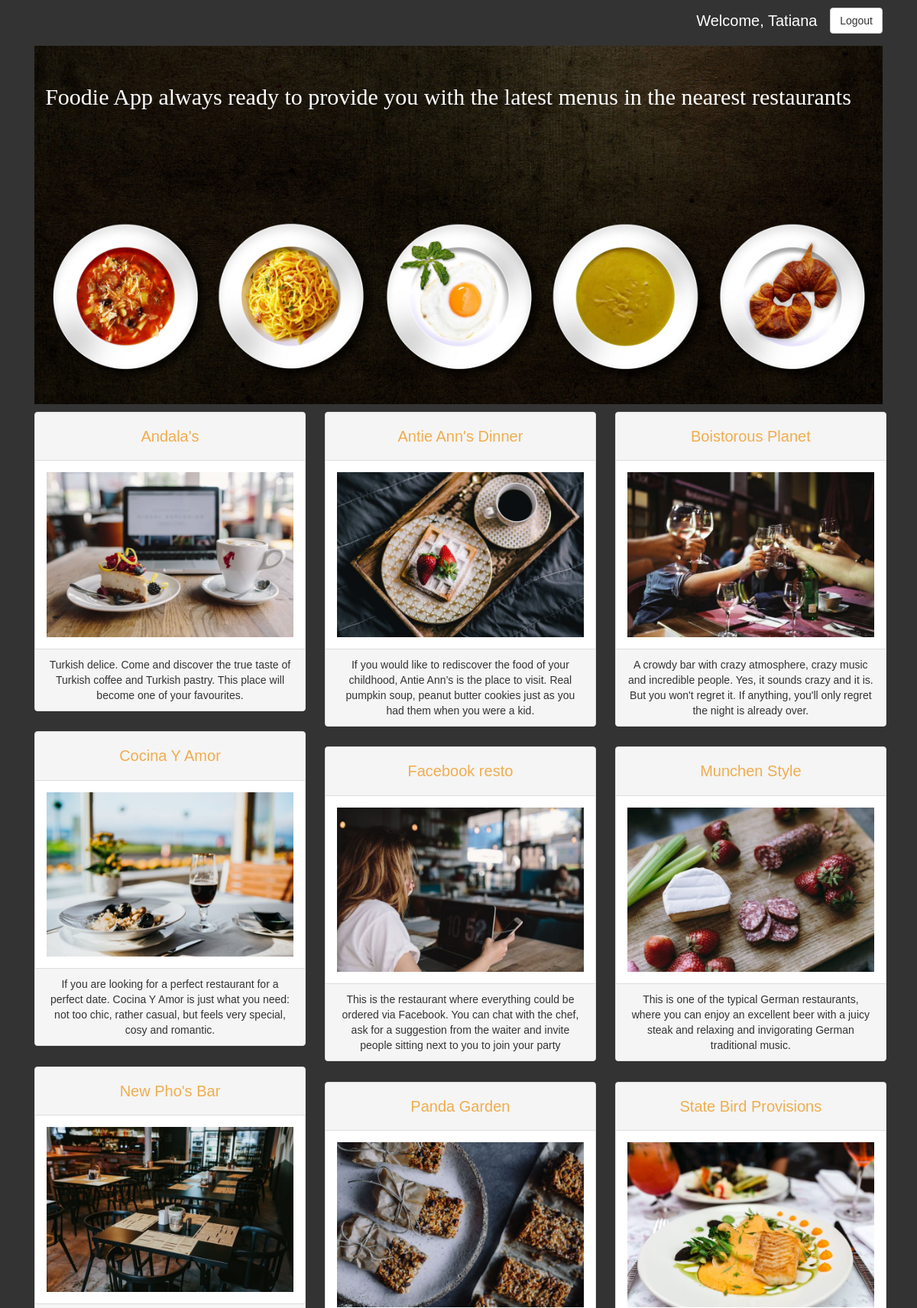
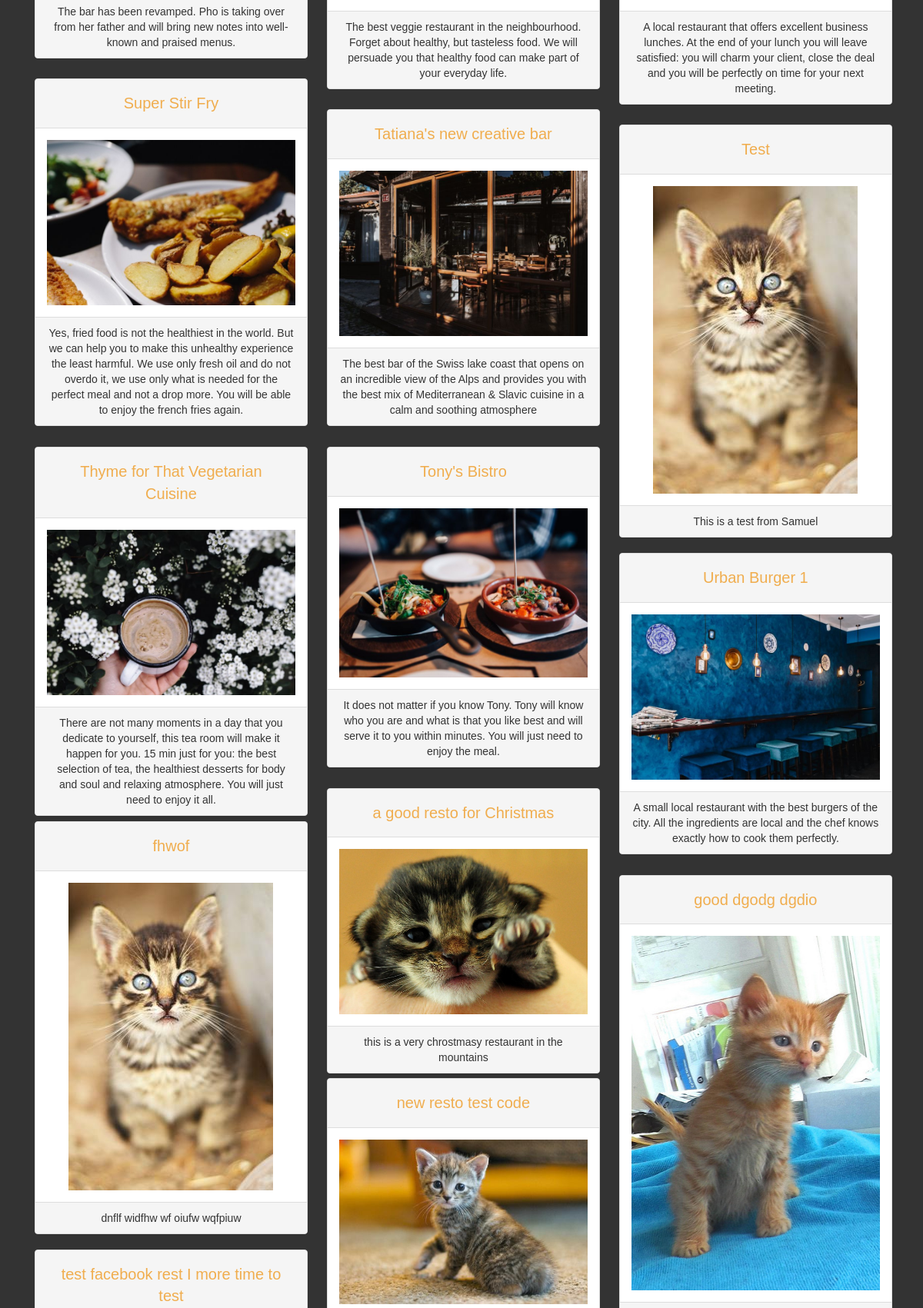
The app's page /restos/ (signed in, upper part) with its own data (2 pictures, top to bottom).
### database_setup_fn.py (models this page shows, shortened)
class Restaurant(Base):
    __tablename__ = 'restaurant'
    id = Column(Integer, primary_key=True)
    name = Column(String(250), nullable=False)
    user_id = Column(Integer, ForeignKey('user.id'))
    user = relationship(User)
    description = Column(String(250))
    image = Column(String(250))

### finalproject.py (the view)
@app.route('/')
@app.route('/restos/')
def showallrestaurants():
    restaurants = session.query(Restaurant).order_by(Restaurant.name).all()
    if 'username' not in login_session:
        return render_template('public_allrestos.html', restos=restaurants)
    else:
        user = session.query(User).\
            filter_by(name=login_session['username']).one()
        return render_template('allrestos.html', restos=restaurants, user=user)

### templates/allrestos.html (shortened to what this page needs)
<!DOCTYPE html>
<html>
<head>
    <link rel="stylesheet" type="text/css" href="/static/bootstrap-3.3.7-dist/css/bootstrap.min.css">
    <link rel="stylesheet" type="text/css" href="/static/bootstrap-3.3.7-dist/css/custom.css">
    <link rel="stylesheet" type="text/css" href="/static/css/styles.css">
</head>
<body>
    <div class="container">
        <div class="col-md-12" align="right" >
            {% if not session['username'] %}
            <a style='margin: 10px 0 10px 0' href='/login' role ='button' class ='btn btn-default'>Login</a>
            {% else %}
            <span style="font-size:20px; color: white;">Welcome, {{ session['username'].split(' ')[0] }} &nbsp; </span><a style='margin: 10px 0 16px 0' href='/disconnect' role ='button' class ='btn btn-default'>Logout</a>
            {% endif %}
        </div>
        <div class="col-md-12" align="center">
            <h1  id ="home" style="padding: 50px 10px 0 10px; width:95%; position:absolute; z-index:2; color:white;">Foodie App always ready to provide you with the latest menus in the nearest restaurants</h1>
            <img id="bg_image" alt="background" class="img-responsive" src="/static/bootstrap-3.3.7-dist/images/cook-food-kitchen-eat-54455_2.jpg">
        </div>
        <div class='row'>
            <div class="col-md-12" align="center" id='grid'>
                {% for resto in restos %}
                <div class="col-sm-12 col-md-6 col-lg-4 item">
                    <div class="panel panel-default">
                        <div class="panel-heading"><a style="font-size:20px; color:#f0ad4e;" class="btn btn-link" href="{{url_for('restoMenu', resto_ID=resto.id)}}">{{resto.name}}</a></div>
                        <div class="panel-body"><img alt='resto image' class = "img-responsive center-block" src="{{resto.image}}"/></div>
                        <div class="panel-footer">{{resto.description}}</div>
                    </div>
                </div>
                {% endfor %}
            </div>
        </div>
    </div>
</body>
</html>

### static/css/styles.css (style rules this page uses)
body { font-family: sans-serif; background-color: #333333 }
h1, h2, h3, h4 { color: #CCCCCC; }
h1, h2 { font-family: 'Georgia', serif; margin: 0; }
a { text-decoration: none; text-decoration: #333333; font-size: .75em; }

### records on screen
Restaurant: name "Andala's", image (picture), description "Turkish delice. Come and discover the true taste of Turkish coffee and Turkish pastry. This place will become one of your favourites."
Restaurant: name "Antie Ann's Dinner", image (picture), description "If you would like to rediscover the food of your childhood, Antie Ann’s is the place to visit. Real pumpkin soup, peanut butter cookies just as you had them when you were a kid."
Restaurant: name "Boistorous Planet", image (picture), description "A crowdy bar with crazy atmosphere, crazy music and incredible people. Yes, it sounds crazy and it is. But you won't regret it. If anything, you'll only regret the night is already over."
Restaurant: name "Cocina Y Amor", image (picture), description "If you are looking for a perfect restaurant for a perfect date. Cocina Y Amor is just what you need: not too chic, rather casual, but feels very special, cosy and romantic."
Restaurant: name "Facebook resto", image (picture), description "This is the restaurant where everything could be ordered via Facebook. You can chat with the chef, ask for a suggestion from the waiter and invite people sitting next to you to join your party"
Restaurant: name "Munchen Style", image (picture), description "This is one of the typical German restaurants, where you can enjoy an excellent beer with a juicy steak and relaxing and invigorating German traditional music."
Restaurant: name "New Pho's Bar", image (picture), description "The bar has been revamped. Pho is taking over from her father and will bring new notes into well-known and praised menus."
Restaurant: name "Panda Garden", image (picture), description "The best veggie restaurant in the neighbourhood. Forget about healthy, but tasteless food. We will persuade you that healthy food can make part of your everyday life."
Restaurant: name "State Bird Provisions", image (picture), description "A local restaurant that offers excellent business lunches. At the end of your lunch you will leave satisfied: you will charm your client, close the deal and you will be perfectly on time for your next meeting."
Restaurant: name "Super Stir Fry", image (picture), description "Yes, fried food is not the healthiest in the world. But we can help you to make this unhealthy experience the least harmful. We use only fresh oil and do not overdo it, we use only what is needed for the perfect meal and not a drop more. You will be able to enjoy the french fries again."
Restaurant: name "Tatiana's new creative bar", image (picture), description "The best bar of the Swiss lake coast that opens on an incredible view of the Alps and provides you with the best mix of Mediterranean & Slavic cuisine in a calm and soothing atmosphere"
Restaurant: name "Test", image (picture), description "This is a test from Samuel"
Restaurant: name "Thyme for That Vegetarian Cuisine", image (picture), description "There are not many moments in a day that you dedicate to yourself, this tea room will make it happen for you. 15 min just for you: the best selection of tea, the healthiest desserts for body and soul and relaxing atmosphere. You will just need to enjoy it all."
Restaurant: name "Tony's Bistro", image (picture), description "It does not matter if you know Tony. Tony will know who you are and what is that you like best and will serve it to you within minutes. You will just need to enjoy the meal."
Restaurant: name "Urban Burger 1", image (picture), description "A small local restaurant with the best burgers of the city. All the ingredients are local and the chef knows exactly how to cook them perfectly."
Restaurant: name "a good resto for Christmas", image (picture), description "this is a very chrostmasy restaurant in the mountains"
Restaurant: name "fhwof", image (picture), description "dnflf widfhw wf oiufw wqfpiuw"
Restaurant: name "good dgodg dgdio", image (picture)
Restaurant: name "new resto test code", image (picture)
Restaurant: name "test facebook rest I more time to test"

### other values on screen
{{ session['username'].split(' ')[0] }} "Tatiana"
